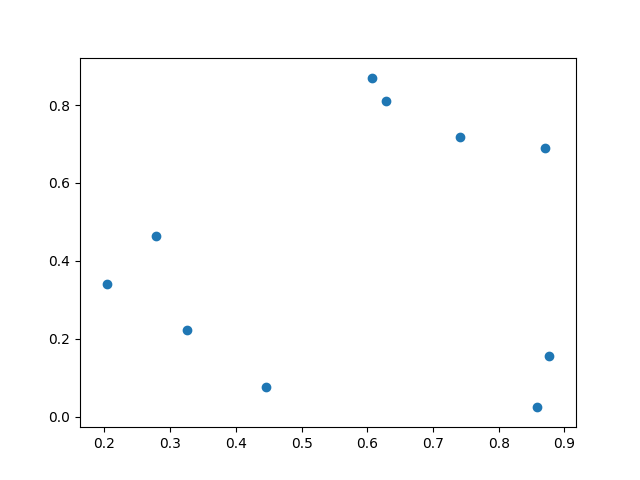
#> input picture resources/k_means.1.png, 640 x 480 px
$ python 5-3d_motion_from_picture.py ../../resources/k_means.1.png
#> lines starting #> are read from the running program, lines starting #| are printed output that depends on the picture
import matplotlib
matplotlib.use('Agg')
from PIL import Image
from matplotlib import animation
from matplotlib import pyplot as plt
from mpl_toolkits.mplot3d import Axes3D
from numpy.random import random
import imageio
import io
import math
import sys
import os
import time


def f(frame_number):
    frames_per_rotation = frames_per_second * seconds_per_rotation
    fraction_of_rotation = frame_number / frames_per_rotation
    radians = fraction_of_rotation * 2 * math.pi
    view_init_x = 30
    view_init_y = fraction_of_rotation * 360
    ax.view_init(view_init_x, view_init_y)


number_of_rotations = 1
seconds_per_rotation = 8
frames_per_second = 30

fig = plt.figure()
image = Image.open(sys.argv[1])
#> image is the input picture: PIL image 640x480 RGBA; mean R, G, B, A 252.2, 252.4, 252.5, 255
xs = image.getdata(0)
ys = image.getdata(1)
zs = image.getdata(2)
colors = [[r/256, g/256, b/256] for r, g, b in zip(xs, ys, zs)]
#> colors = 307200 items
ax = fig.add_subplot(111, projection='3d')
ax.axis('off')
ax.scatter(xs, ys, zs, c=colors, label=sys.argv[1], s=1)
# ax.set_xlabel('red')
# ax.set_ylabel('green')
# ax.set_zlabel('blue')

ax.set_xlim(0, 255)
ax.set_ylim(0, 255)
ax.set_zlim(0, 255)

anim = animation.FuncAnimation(
    fig, f, frames=frames_per_second*seconds_per_rotation*number_of_rotations, interval=1/frames_per_second)
targetFile = sys.argv[0][:-3]+'_' + \
    os.path.basename(sys.argv[1]) + \
    str(math.floor(time.time())) + \
    '.mp4'
anim.save(targetFile,
          writer='imagemagick', fps=frames_per_second, dpi=200)
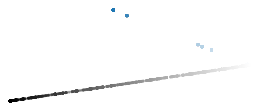
#> figure drawn by matplotlib, 1 panel
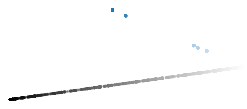
#> figure drawn by matplotlib, 1 panel
#> (the run stopped early here; a loop or call above may not have finished)
